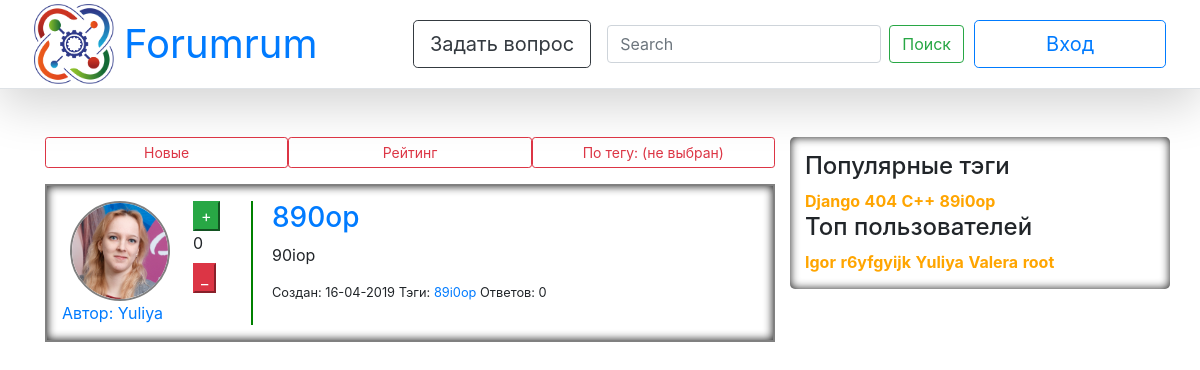
Before: /tag/89i0op with the older database file.
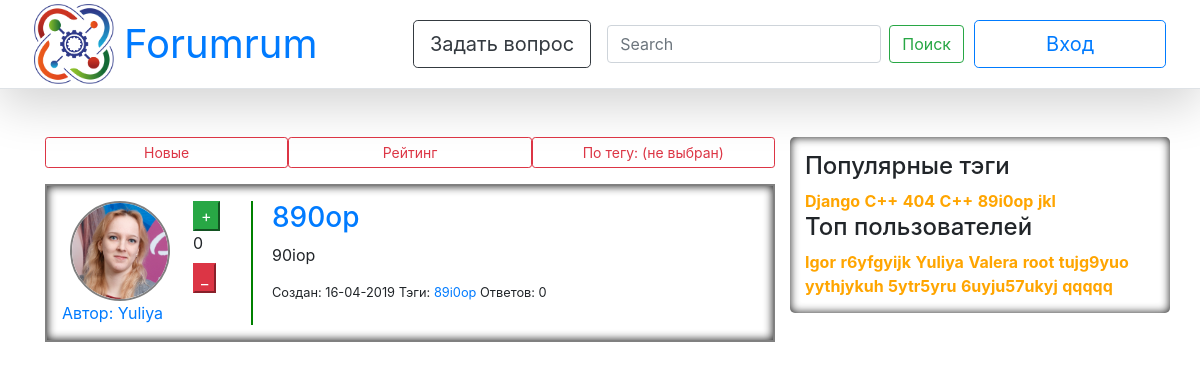
After: the same page with the newer database file.
### question/models.py (models this page shows, shortened)
class Question(models.Model):
    author = models.ForeignKey(User, verbose_name="Question's Owner", on_delete=models.CASCADE)
    title = models.CharField(max_length=50, verbose_name="Question's Header")
    text = models.TextField(verbose_name="Question's Content")
    date = models.DateTimeField(default=timezone.now, verbose_name="Question's Date")
    rating = models.IntegerField(default=0, null=False, verbose_name="Question's Rating")
    is_active = models.BooleanField(default=True, verbose_name="Question's Availability")
    tags = models.ManyToManyField(Tag, default=True, related_name='questions', verbose_name="Question's Tags")
    objects = QuestionManager()

class User(AbstractUser):
    upload = models.ImageField(default="default/default_avatar.png", upload_to="uploads/%Y/%m/%d/",
                               verbose_name="User's Avatar")
    registration_date = models.DateTimeField(default=timezone.now, verbose_name="User's Registration Date")
    rating = models.IntegerField(default=0, verbose_name="User's Rating")
    objects = UserManager()
    def __str__(self):
        return self.username

class Tag(models.Model):
    name = models.CharField(max_length=20, default="404", verbose_name="Question's Tag")
    objects = TagManager()
    def __str__(self):
        return self.name

### question/views.py (the view)
# urls.py: path('tag/<str:tag>', views.tag, name='tag'),
def tag(request, tag):
    mapp = sidebar(request)
    mapp['page_objects'] = paginate(request, Tag.objects.get_by_tag(tag_name=tag))
    mapp['questions'] = paginate(request, Tag.objects.get_by_tag(tag_name=tag))
    return render(request, 'home.html', mapp)

### question/managers.py (called while the page is built)
    def by_rating(self):
        return self.order_by('-rating')

    def get_by_tag(self, tag_name):
        return self.filter(name=tag_name).first().questions.all().order_by('date').reverse()

    def hottest(self):
        return self.annotate(question_count=Count('questions')).order_by('-question_count')

### question/views.py (called while the page is built)
def sidebar(request):
    tags = Tag.objects.hottest()[:10]
    users = User.objects.by_rating()[:10]
    return {'tags': tags,
            'users': users}

def paginate(request, objects_list):
    paginator = Paginator(objects_list, 3)
    page = request.GET.get('page')
    try:
        objects = paginator.page(page)
    except PageNotAnInteger:
        objects = paginator.page(1)
    except EmptyPage:
        objects = paginator.page(paginator.num_pages)
    return objects

### templates/home.html (shortened to what this page needs)
{% extends "base.html" %}
{% load static %}
{% block content %}
    <main role="main" class="container">
        <div class="row btn-group-sm mb-3">
            <a href="{% url 'new' %}" class="col-4 btn btn-outline-danger">Новые</a>
            <a href="{% url 'hot' %}" class="col-4 btn btn-outline-danger">Рейтинг</a>
            <a href="" class="col-4 btn btn-outline-danger">По тегу: (не выбран)</a>
        </div>
    </main>
    {% for q in questions %}
        {% include "card.html" %}
    {% endfor %}
{% endblock %}

### templates/base.html (shortened to what this page needs)
{% load static %}
<!DOCTYPE html>
<html lang="ru">
<head>
    <link rel="stylesheet" href="{% static "css/bootstrap.min.css" %}">
    <link rel="stylesheet" href="{% static "css/askk.css" %}">
</head>
<body>
{% block navbar %}
    {% include "navbar.html" %}
{% endblock %}
<main role="main" class="container">
    <div class="row">
        <div class="col-8">
            {% block content %}
            {% endblock %}
        </div>
        <div class="col-4 sidebar">
            <h4>Популярные тэги</h4>
            {% for t in tags %}
                <a class="tagss" href="{% url 'tag' t.name %}">{{ t }}</a>
            {% endfor %}
            <h4>Топ пользователей</h4>
            {% for u in users %}
                <a  class="tagss" href="{% url 'profile' u.username %}">{{ u }}</a>
            {% endfor %}
        </div>
    </div>
</main>
</body>
</html>

### templates/card.html
{% block question %}
    <div class="row question">
        <div class="col-2">
            <div class="row">
                <img class="ava" src="{{ MEDIA_URL }}{{ q.author.upload }}" alt="">
            </div>
            <div class="row">
                <a href="{% url 'profile' q.author %}">Автор: {{ q.author }}</a>
            </div>
        </div>
        <div class="col-1">
            <button class="btn-success js-like-question" data-question_id="{{ q.id }}" data-like_type="like">+</button> {% csrf_token %}
            <label>{{ q.rating }}</label>
            <button class="btn-danger js-like-question" data-question_id="{{ q.id }}" data-like_type="dislike">_</button> {% csrf_token %}
        </div>
        <div class="col-8 left_line">
            <div class="row ml-1">
                <h3><a href="{% url 'ans' q.id %}">{{ q.title }}</a></h3>
            </div>
            <div class="row ml-1">
                <p>{{ q.text }}</p>
            </div>
            <div class="row ml-1">
                <p class="small">
                    Создан: {{ q.date|date:"d-m-Y" }}
                    Тэги:
                    {% for qt in q.tags.all %}
                        <a href="{% url 'tag' qt %}">{{ qt }} </a>
                    {% endfor %}
                    Ответов: {{ q.answers.all|length }}
                </p>
            </div>
        </div>
    </div>
{% endblock %}

Changed rows visible on the page:
added Tag: name "С++", shown under "Популярные тэги"
added Tag: name "jkl", shown under "Популярные тэги"
added User: username "tujg9yuo"
added User: username "yythjykuh"
added User: username "5ytr5yru"
added User: username "6uyju57ukyj"
added User: username "qqqqq"
